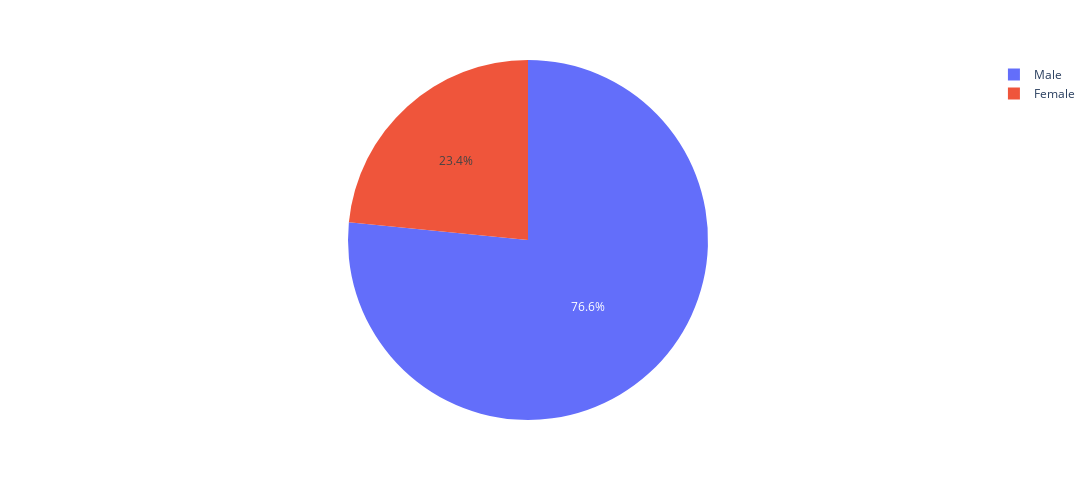

This figure's notebook cell:
### Code cell
plt.figure(figsize=(10, 8))


px.pie(data_frame=act_grouped_by_Gender,values='Number Fatalities',names=act_grouped_by_Gender.index, width= 1500, height= 500)

### Figure 1 — Plotly figure (JSON) as saved in the notebook; plotly's stock layout.template omitted (floating-point values rounded to 4 significant figures)
{"data": [{"domain": {"x": [0, 1], "y": [0, 1]}, "hovertemplate": "Gender=%{label}<br>Number Fatalities=%{value}<extra></extra>", "labels": ["Female", "Male"], "legendgroup": "", "name": "", "showlegend": true, "type": "pie", "values": [15, 49]}], "layout": {"height": 500, "legend": {"tracegroupgap": 0}, "margin": {"t": 60}, "width": 1500}}
